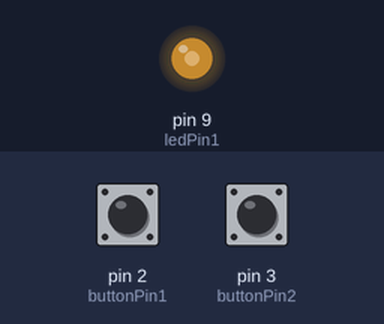
A sketch run on a simulated Arduino Uno, built with avr-gcc and run on an emulated ATmega328P. Parts: output pins drawn as LEDs (lit = HIGH). The test bench sets the inputs (shaded band); at power-on: pin 3 (buttonPin2) HIGH, pin 2 (buttonPin1) HIGH.

Above: at 1.2 s.
1.3 s: pin 3 (buttonPin2) pulled LOW for 1 s
At 3.0 s:
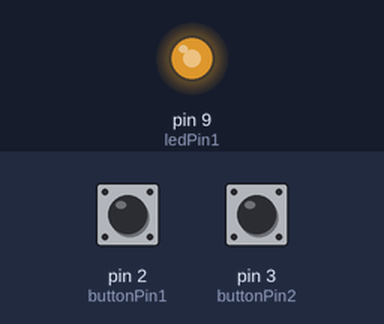
3.8 s: pin 2 (buttonPin1) pulled LOW for 3.2 s
At 8.0 s:
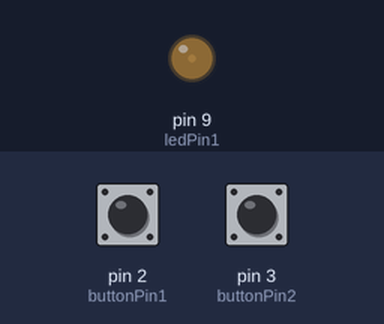
8.5 s: pin 2 (buttonPin1) pulled LOW for 1 s
At 8.65 s:
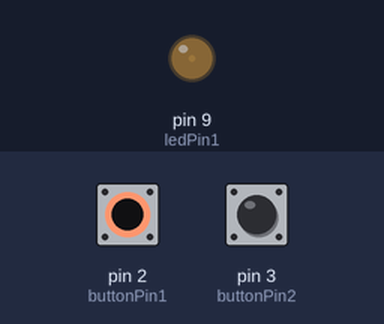
11.0 s: pin 3 (buttonPin2) pulled LOW for 0.15 s
At 11.5 s:
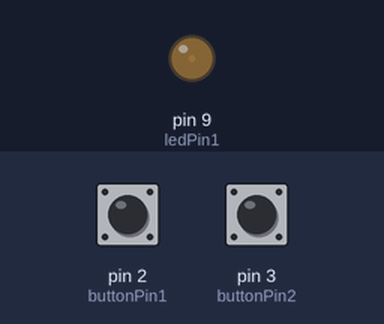
12.6 s: pin 3 (buttonPin2) driven LOW
At 13.96 s:
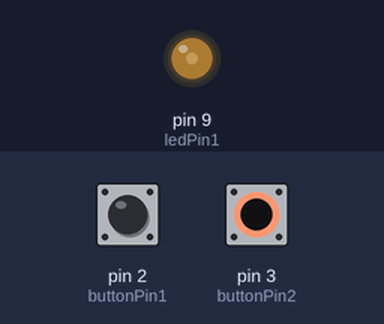
15.6 s: pin 3 (buttonPin2) driven HIGH
At 16.8 s:
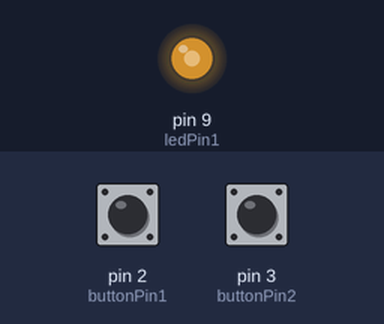
Timing chart, 0 to 18.1 s (numbered marks = the images above; inputs shaded):
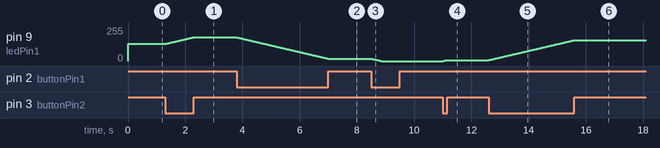

Measured:
- after the input at 1.3 s, pin 9 (ledPin1): moves from 128/255 to 178/255 over 0.98 s, starting at once
- after the input at 3.8 s, pin 9 (ledPin1): moves from 178/255 to 18/255 over 3.2 s, starting at once
- after the input at 8.5 s, pin 9 (ledPin1): moves from 18/255 to 0/255 over 0.34 s, starting at once
- after the input at 11.0 s, pin 9 (ledPin1): 0/255 → 7/255 at once
- after the input at 12.6 s, pin 9 (ledPin1): moves from 7/255 to 157/255 over 3.0 s, starting at once
- after the input at 15.6 s, pin 9 (ledPin1): stays 157/255 (without the input it goes to 158/255 after 0.02 s)

The sketch:

brighter.ino
```cpp
const int buttonPin1 = 2;
const int buttonPin2 = 3;
const int ledPin1 = 9;

void setup() {
  pinMode(buttonPin1, INPUT);
  pinMode(buttonPin2, INPUT);
  pinMode(ledPin1, OUTPUT);
  digitalWrite(buttonPin1,HIGH);
  digitalWrite(buttonPin2,HIGH) ;
}

int ledBrightness = 128;

void loop() {
  if(digitalRead(buttonPin1) == LOW){
    ledBrightness--;
  }
  else if(digitalRead(buttonPin2) == LOW){
    ledBrightness++;
  }

  ledBrightness = constrain(ledBrightness, 0, 225);
  analogWrite(ledPin1, ledBrightness);
  delay(20);
}
```
